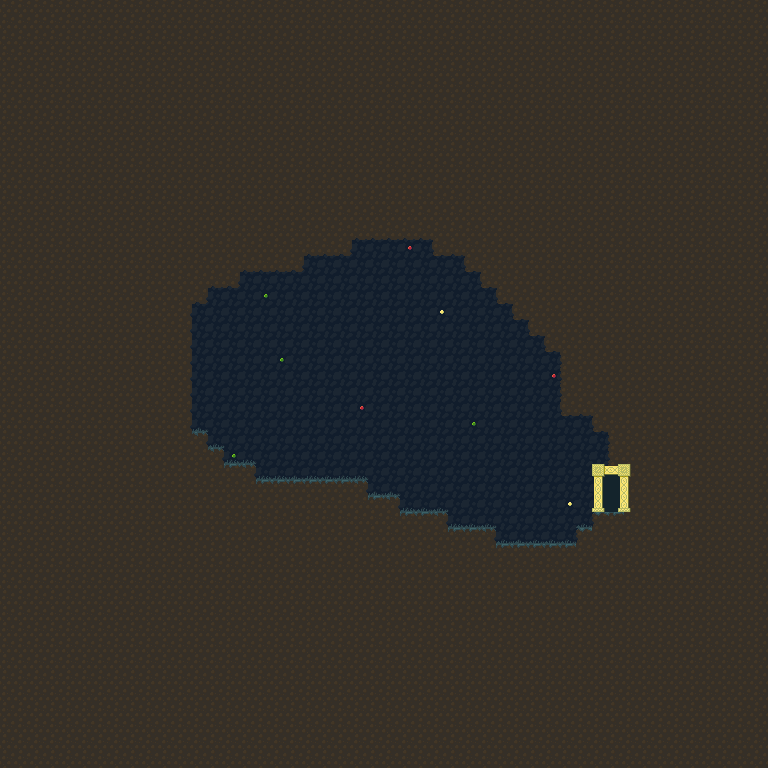

Below is a game level as drawn by its tile map, then a one-line description and the .tmx that defines it (tile-layer data replaced by summaries):
An orthogonal 48x48 tile map with 16x16 px tiles, 3 tile layers (Background, Midground, Foreground) and 30 objects.

<map version="1.0" orientation="orthogonal" renderorder="right-down" width="48" height="48" tilewidth="16" tileheight="16" backgroundcolor="#719ecf">
 <tileset firstgid="1" name="tileset" tilewidth="16" tileheight="16">
  <image source="tileset.png" width="256" height="256" />
 </tileset>
 <layer name="Background" width="48" height="48">
  <data>[2304 cells, 1536 non-empty, 4 distinct tile ids]</data>
 </layer>
 <layer name="Midground" width="48" height="48">
  <data>[2304 cells, 1962 non-empty, 9 distinct tile ids]</data>
 </layer>
 <layer name="Foreground" width="48" height="48">
  <data>[2304 cells, 34 non-empty, 12 distinct tile ids]</data>
 </layer>
 <objectgroup color="#bdbdbd" name="Collisions">
  <object x="160" y="288" width="32" height="160" />
  <object x="192" y="432" width="16" height="32" />
  <object x="208" y="448" width="16" height="32" />
  <object x="224" y="464" width="32" height="16" />
  <object x="240" y="480" width="128" height="16" />
  <object x="352" y="496" width="48" height="16" />
  <object x="384" y="512" width="64" height="16" />
  <object x="432" y="528" width="64" height="16" />
  <object x="480" y="544" width="96" height="16" />
  <object x="576" y="528" width="32" height="32" />
  <object x="592" y="512" width="32" height="16" />
  <object x="624" y="464" width="32" height="64" />
  <object x="608" y="432" width="48" height="32" />
  <object x="592" y="400" width="32" height="32" />
  <object x="560" y="352" width="32" height="64" />
  <object x="544" y="336" width="32" height="16" />
  <object x="528" y="320" width="32" height="16" />
  <object x="512" y="304" width="32" height="16" />
  <object x="496" y="288" width="32" height="16" />
  <object x="480" y="272" width="32" height="16" />
  <object x="464" y="256" width="32" height="16" />
  <object x="432" y="240" width="48" height="16" />
  <object x="368" y="224" width="80" height="16" />
  <object x="336" y="208" width="32" height="32" />
  <object x="288" y="240" width="64" height="16" />
  <object x="224" y="256" width="80" height="16" />
  <object x="192" y="272" width="16" height="32" />
  <object x="208" y="272" width="32" height="16" />
 </objectgroup>
 <objectgroup color="#ffff00" name="FeatherRock">
  <object x="224" y="368" width="16" height="16">
   <ellipse />
  </object>
 </objectgroup>
 <objectgroup color="#55007f" name="Breakable" />
 <objectgroup color="#00ff00" name="Elves" />
 <objectgroup color="#55aaff" name="Goal">
  <object x="608" y="464" width="16" height="48" />
 </objectgroup>
 <objectgroup color="#ff0000" name="Goblins" />
 <objectgroup color="#ff5500" name="Fire" />
 <objectgroup color="#ffaaff" name="Checkpoints" />
</map>
